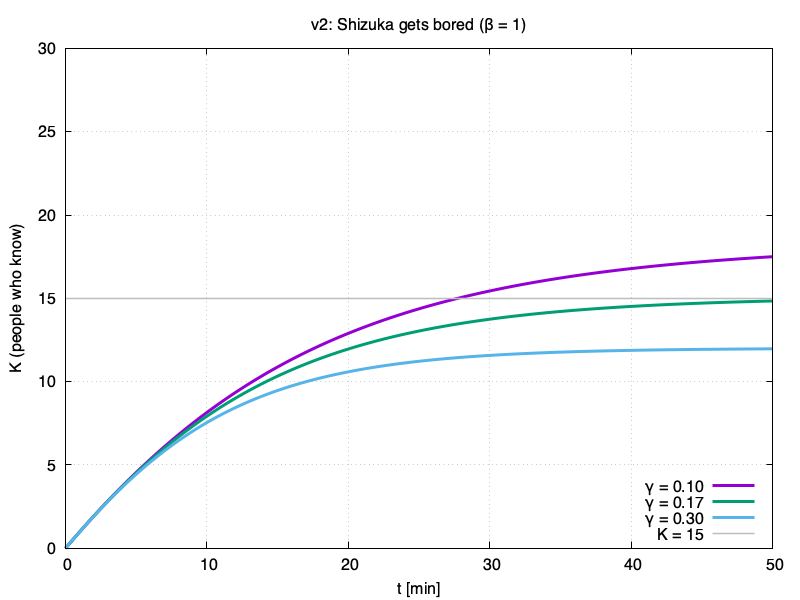

Here is the gnuplot script that generated this plot:
set terminal pngcairo size 800,600
set output "v2.png"

set xlabel "t [min]"
set ylabel "K (people who know)"
set xrange [0:50]
set yrange [0:30]
set grid
set key right bottom
set title "v2: Shizuka gets bored ({/Symbol b} = 1)"

# v2_gammaX.XX.dat : 1列目 t, 2列目 S, 3列目 Z, 4列目 K
gams = "0.10 0.17 0.30"
plot for [g in gams] sprintf("v2_gamma%s.dat", g) u 1:4 w l lw 3 t sprintf("{/Symbol g} = %s", g), \
     15 w l lw 1.5 lc "gray" t "K = 15"
